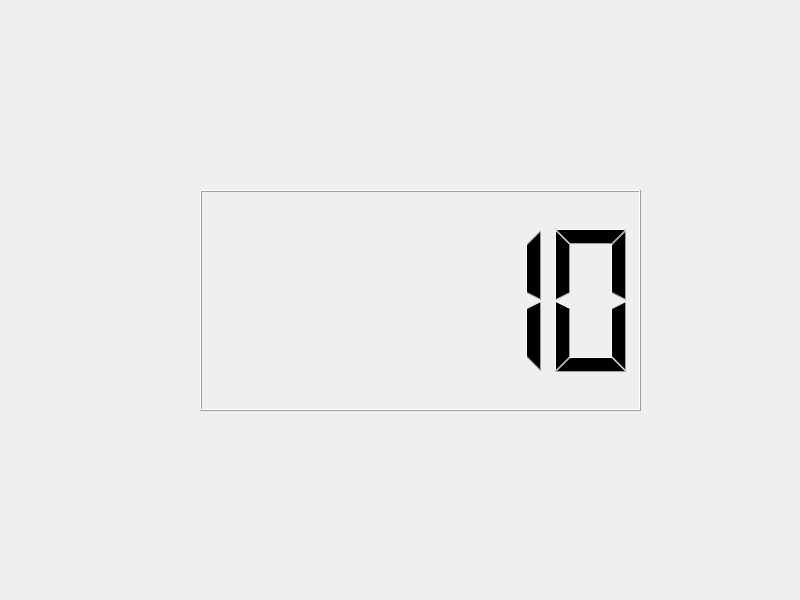
<?xml version="1.0" encoding="UTF-8"?>
<ui version="4.0">
 <class>Widget</class>
 <widget class="QWidget" name="Widget">
  <property name="geometry">
   <rect>
    <x>0</x>
    <y>0</y>
    <width>800</width>
    <height>600</height>
   </rect>
  </property>
  <property name="windowTitle">
   <string>Widget</string>
  </property>
  <widget class="QLCDNumber" name="lcdNumber">
   <property name="geometry">
    <rect>
     <x>200</x>
     <y>190</y>
     <width>441</width>
     <height>221</height>
    </rect>
   </property>
   <property name="intValue" stdset="0">
    <number>10</number>
   </property>
  </widget>
 </widget>
 <resources/>
 <connections/>
</ui>
